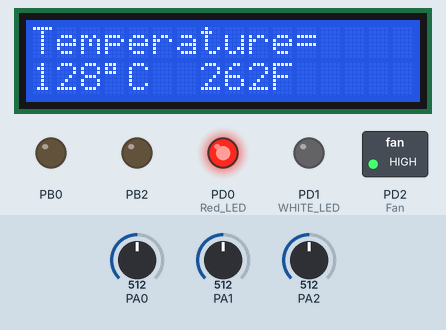
A program run on a simulated ATmega32, built with avr-gcc and emulated at 16 MHz. Shown: 16×2 character LCD, switched loads named in the program (green lamp = pin HIGH), output pins drawn as LEDs (lit = HIGH). Wiring (inferred from the names in the program): character LCD (HD44780): RS PB1; E PB3; data PA0, PA1, PA2, PA3, PA4, PA5, PA6, PA7. Inputs (shaded band) come from the test bench; at power-on: PA0 = 512, PA1 = 512, PA2 = 512. Pins used as bus, display or sensor lines are not drawn.

Above: at 1.2 s.
1.3 s: PA0 set to 20
At 2.38 s:
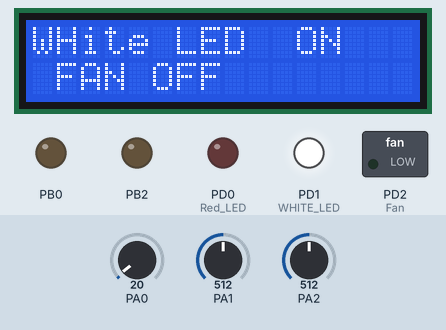
4.0 s: PA1 set to 306
At 4.44 s:
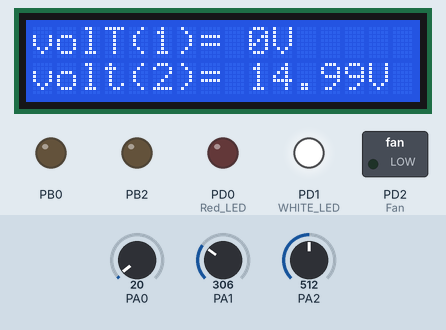
7.0 s: PA2 set to 360
At 7.82 s:
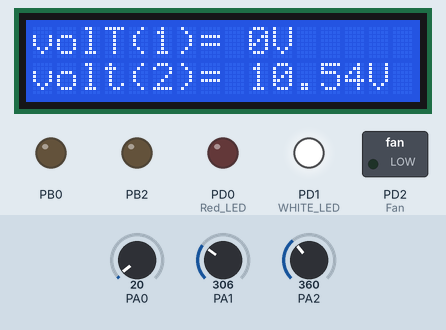
9.1 s: PA2 set to 323
At 9.5 s:
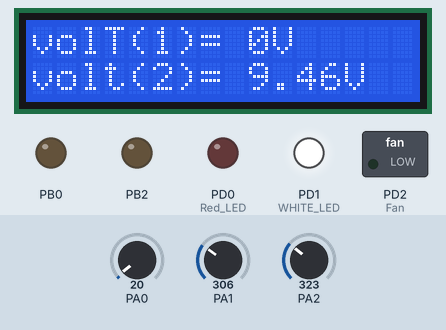
12.1 s: PA0 set to 40
At 13.13 s:
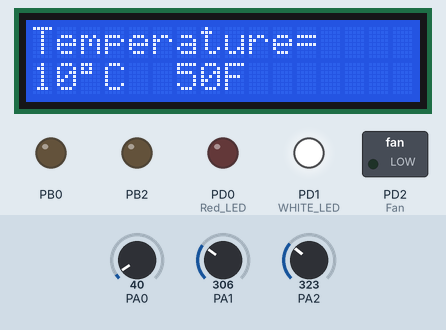
15.1 s: PA1 set to 122
At 16.25 s:
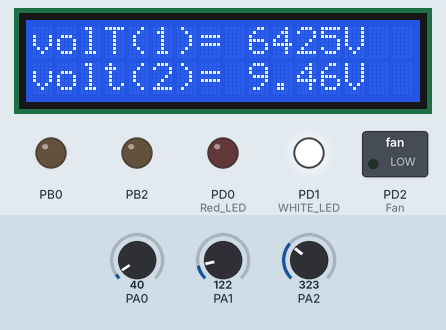
Timing chart, 0 to 18.1 s (numbered marks = the images above; inputs shaded):
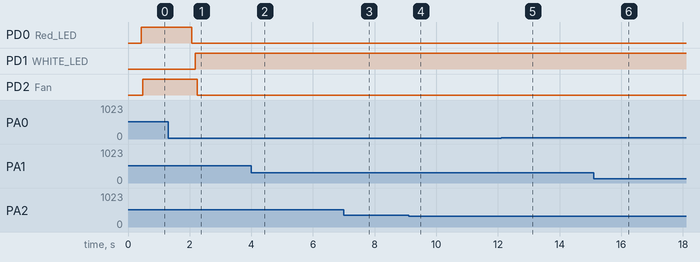

Measured:
- after the input at 1.3 s, PD0 (Red_LED): HIGH → LOW after 0.77 s; PD1 (WHITE_LED): LOW → HIGH after 0.88 s; PD2 (Fan): HIGH → LOW after 0.94 s
- after the input at 15.1 s, the display: first differs from a run without the input after 1.0 s (image 6 shows a later state)

The program:

main.c
```c
/*
 * ADC_FAN_LM35.c
 *
 * Created: 11/15/2020 1:19:26 AM
 * Author : Abdelrahman_Magdy
 */

#define F_CPU 16000000UL
#include <avr/io.h>
#include <util/delay.h>
#include <string.h>
#include <stdio.h>
#include "LCD_4_BIT.h"

#define  Red_LED  PIND0
#define  WHITE_LED  PIND1
#define  Fan  PIND2

#define degree_sysmbol 0xdf
#define ADMUX0		0  //ADC1

//Prototype
void ADC_Init();
unsigned int ADC_Read(char channel);

int main()
{
	char Temperature[10],voltage[10],Farat[10];
	float celsius,volt;
	int far;
	DDRD|=(1<<Fan)|(1<<WHITE_LED)|(1<<Red_LED);
	LCD_Init();                 /* initialize 16x2 LCD*/
	ADC_Init();                 /* initialize ADC*/
	LCD_Clear();
	while(1)
	{
		LCD_Clear();
		LCD_Command(0x80);		/* Go to 1st line*/
		//LCD_String_xy(0,0,"Temperature");
		celsius = (ADC_Read(0)*2.5);
		celsius = (celsius/10.00); //equation of temperature sensor
		sprintf(Temperature,"%d%cC",(int)celsius, degree_sysmbol);               // convert integer value to ASCII string
		LCD_String("Temperature= ");
		LCD_Command(0XC0);
		far=(1.8*celsius)+32;
		sprintf(Farat,"%d",far);
		LCD_String(Temperature);                // send string data for printing
		LCD_String("  ");
		LCD_String(Farat);
		LCD_String("F");
		_delay_ms(100);
		/*
		memset(Temperature,0,10);
		*/
		if(celsius>30)
		{

			PORTD&=~(1<<WHITE_LED);		//WHITE LED OFF
			LCD_Clear();
			LCD_String("RED LED ON");
			PORTD|=(1<<Red_LED);
			LCD_Command(0XC0);
			LCD_String(" FAN ON");
			PORTD|=(1<<Fan);
			_delay_ms(100);

		}
		if(celsius<30)
		{
			PORTD&=~(1<<Red_LED);			//RED LED OFF
			LCD_Clear();
			LCD_String("WHite LED  ON");
			PORTD|=(1<<WHITE_LED);
			LCD_Command(0XC0);
			LCD_String(" FAN OFF");
			PORTD&=~(1<<Fan);
			_delay_ms(100);																//FAN OFF I CAN NOT

		}
		//Read The frist voltage
		LCD_Clear();
		LCD_Command(0x80);		// Go to 1st line
		volt = (ADC_Read(1)*5);
		volt =volt/255.0;
		sprintf(voltage,"%d",volt);               // convert integer value to ASCII string
		LCD_String("volT(1)= ");
		LCD_String(voltage);                // send string data for printing
		LCD_Char('V');
		//Read The Second voltage
		LCD_Command(0xC0);		// Go to 1st line
		volt = (ADC_Read(2)*0.00488);
		volt =volt*6;
		sprintf(voltage,"%.2f",volt);               // convert integer value to ASCII string
		LCD_String("volt(2)= ");
		LCD_String(voltage);                // send string data for printing
		LCD_Char('V');
		_delay_ms(100);


	}
	return 0;
}

void ADC_Init(){
	DDRA &=~(1<<0);
	DDRA &=~(1<<1);						        /* Make ADC port as input */
	ADCSRA =(1<<ADPS0) | (1<<ADPS1)	|(1<<ADPS2) | (1<<ADATE) | (1<<ADEN);							/* Enable ADC, with freq/128  */
	ADMUX =(1<<REFS0) | (1<<REFS1) |(1<<ADMUX0);		/* Vref: Internal , ADC channel: 1 */
}

unsigned int ADC_Read(char channel)
{
	ADMUX = 0xC0 | (channel & 0x07);				/* set input channel to read */
	ADCSRA |= (1<<ADSC);							/* Start ADC conversion */
	while (!(ADCSRA & (1<<ADIF)));					/* Wait until end of conversion by polling ADC interrupt flag */
	ADCSRA |= (1<<ADIF);							/* Clear interrupt flag */
	_delay_ms(1);									/* Wait a little bit */

	unsigned int dataADC=ADCL;
	dataADC|=(ADCH<<8);
	return dataADC;
	//return ADCW;									/* Return ADC word */

}
```

LCD_4_BIT.c
```c
/*
 * LCD_4_BIT.c
 *
 * Created: 11/8/2020 12:41:12 AM
 *  Author: Abdelrahman_Magdy
 */
#include "LCD_4_BIT.h"

/*

Initialization

Wait for 15ms, Power on initialization time for LCD16x2.
Send 0x02 command which initializes LCD 16x2 in 4-bit mode.
Send 0x28 command which configures LCD in 2-line, 4-bit mode and 5x8 dots.
Send any Display ON command (0x0E, 0x0C)
Send 0x06 command (increment cursor)
*/
void LCD_Init (void)  /* LCD Initialize function */
{
	LCD_Dir = 0xFF;		/* Make LCD port direction as o/p */
	LCD_Dir_Control=0x0F; /* Make LCD port direction as o/p */
	LCD_Port_Control &= ~(1<<2);
	_delay_ms(20);		/* LCD Power ON delay always >15ms */

	LCD_Command(0x33);
	LCD_Command(0x32);	/* Send for 4 bit initialization of LCD  */
	LCD_Command(0x28);	/* 2 line, 5*7 matrix in 4-bit mode */
	LCD_Command(0x0c);	/* Display on cursor off */
	LCD_Command(0x06);	/* Increment cursor (shift cursor to right) */
	LCD_Command(0x01);	/* Clear display screen */
}
/*Command write function

First, send Higher nibble of command.
Make RS pin low, RS=0 (command reg.)
Make RW pin low, RW=0 (write operation) or connect it to ground.
Give High to Low pulse at Enable (E).
Send lower nibble of command.
Give High to Low pulse at Enable (E).
*/
void LCD_Command( unsigned char cmnd )
{
	LCD_Port = (LCD_Port & 0x0F) | (cmnd & 0xF0);/* Sending upper nibble */
	LCD_Port_Control &= ~ (1<<RS);		/* RS=0, command reg. */
	LCD_Port_Control |= (1<<EN);		/* Enable pulse */
	_delay_us(10);
	LCD_Port_Control &= ~ (1<<EN);
	_delay_us(2000);
	LCD_Port = (LCD_Port & 0x0F) | (cmnd << 4);/* Sending lower nibble */
	LCD_Port_Control |= (1<<EN);
	_delay_us(1);
	LCD_Port_Control &= ~ (1<<EN);
	_delay_ms(2);
}

/*Data write function

First send Higher nibble of data.
Make RS pin high, RS=1 (data reg.)
Make RW pin low, RW=0 (write operation) or connect it to ground.
Give High to Low pulse at Enable (E).
Send lower nibble of data.
Give High to Low pulse at Enable (E).
*/
void LCD_Char( unsigned char data )
{
	LCD_Port = (LCD_Port & 0x0F) | (data & 0xF0);/* Sending upper nibble */
	LCD_Port_Control |= (1<<RS);  /* RS=1, data reg. */
	LCD_Port_Control|= (1<<EN);
	_delay_us(10);
	LCD_Port_Control &= ~ (1<<EN);
	_delay_us(200);
	LCD_Port = (LCD_Port & 0x0F) | (data << 4);  /* Sending lower nibble */
	LCD_Port_Control |= (1<<EN);
	_delay_us(10);
	LCD_Port_Control &= ~ (1<<EN);
	_delay_ms(7);
}

/*

*/
void LCD_String (char *str)		/* Send string to LCD function */
{
	int i;
	for(i=0;str[i]!=0;i++)		/* Send each char of string till the NULL */
	{
		LCD_Char (str[i]);
	}
}
/*

*/
void LCD_String_xy (char row, char pos, char *str)	/* Send string to LCD with xy position */
{
	if (row == 0 && pos<16)
	LCD_Command((pos & 0x0F)|0x80);	/* Command of first row and required position<16 */
	else if (row == 1 && pos<16)
	LCD_Command((pos & 0x0F)|0xC0);	/* Command of first row and required position<16 */
	LCD_String(str);		/* Call LCD string function */
}
/*

*/
void LCD_Clear()
{
	LCD_Command (0x01);		/* Clear display */
	_delay_ms(2);
	LCD_Command (0x80);		/* Cursor at home position */
}
```

LCD_4_BIT.h
```c
/*
 * LCD_4_BIT.h
 *
 * Created: 11/8/2020 12:41:40 AM
 *  Author: Abdelrahman_Magdy
 */

#ifndef LCD_H_
#define LCD_H_
#define F_CPU 16000000UL			/* Define CPU Frequency e.g. here 8MHz */

#include <avr/io.h>			/* Include AVR std. library file */
#include <util/delay.h>			/* Include Delay header file */

#define LCD_Dir				  DDRA			/* Define LCD data port direction */
#define LCD_Port			  PORTA			/* Define LCD data port */
#define LCD_Dir_Control		  DDRB			/* Define LCD Control port direction */
#define LCD_Port_Control	  PORTB			/* Define LCD Control port direction */

#define RS					  1		/* Define Register Select pin */
#define EN					  3
#define RW					  2			/* Define Register Select pin */

void LCD_Init (void) ;
void LCD_Command( unsigned char cmnd );
void LCD_Char( unsigned char data );
void LCD_String (char *str);
void LCD_String_xy (char row, char pos, char *str);
void LCD_Clear();


#endif /* LCD_H_ */
```
